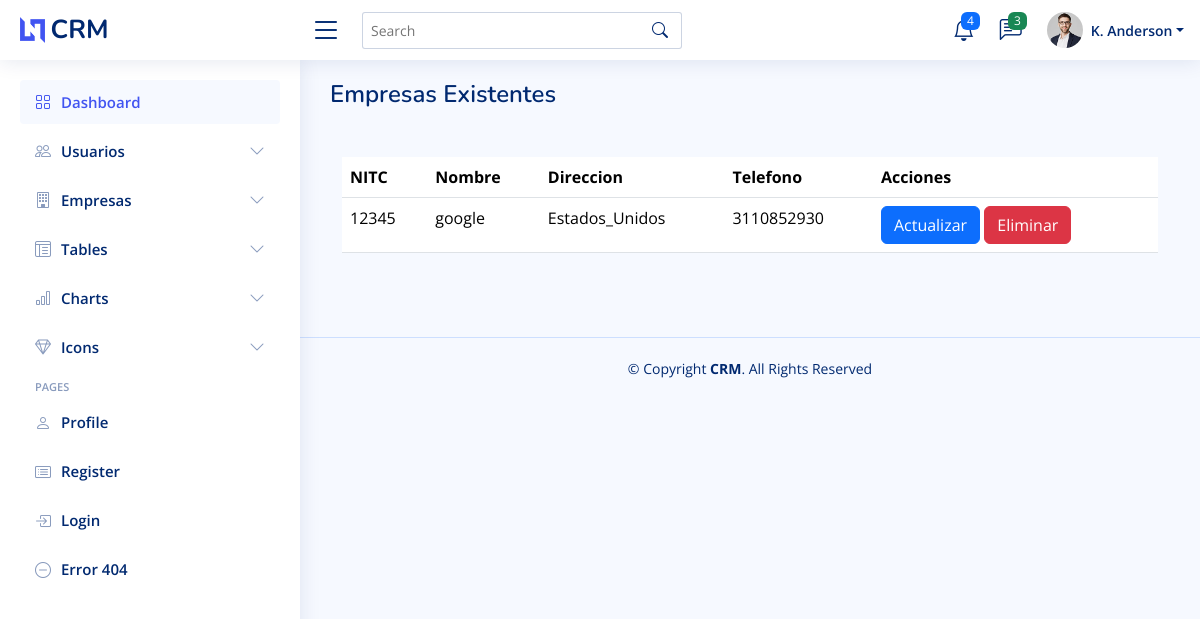
/Admin/Visualizar/Empresa.php, run on the app's committed database.
### tables this page shows
CREATE TABLE `empresa` (
  `nitc` int(10) NOT NULL,
  `nombre` varchar(30) NOT NULL,
  `direccion` varchar(30) NOT NULL,
  `telefono` varchar(12) NOT NULL
);

### Admin/Visualizar/Empresa.php (the view, shortened to what this page needs)
<?php
$database = new Database();
$pdo = $database->conectar();
$selectQuery = $pdo->prepare("SELECT * FROM empresa");
$selectQuery->execute();
$empresas = $selectQuery->fetchAll(PDO::FETCH_ASSOC);
?>
<!DOCTYPE html>
<html lang="en">
<head>
    <link href="https://cdn.jsdelivr.net/npm/bootstrap@5.3.3/dist/css/bootstrap.min.css" rel="stylesheet">
    <link href="../assets/vendor/bootstrap/css/bootstrap.min.css" rel="stylesheet">
    <link href="../assets/vendor/bootstrap-icons/bootstrap-icons.css" rel="stylesheet">
    <link href="../assets/vendor/boxicons/css/boxicons.min.css" rel="stylesheet">
    <link href="../assets/vendor/quill/quill.snow.css" rel="stylesheet">
    <link href="../assets/vendor/quill/quill.bubble.css" rel="stylesheet">
    <link href="../assets/vendor/remixicon/remixicon.css" rel="stylesheet">
    <link href="../assets/vendor/simple-datatables/style.css" rel="stylesheet">
    <link href="../assets/css/style.css" rel="stylesheet">
    <link rel="stylesheet" type="text/css" href="//cdn.datatables.net/2.0.1/css/dataTables.dataTables.min.css">
</head>
<body>
    <header id="header" class="header fixed-top d-flex align-items-center">
        <div class="d-flex align-items-center justify-content-between">
            <a href="../index.php" class="logo d-flex align-items-center">
                <img src="assets/img/logo.png" alt>
                <span class="d-none d-lg-block">CRM</span>
            </a>
            <i class="bi bi-list toggle-sidebar-btn"></i>
        </div>
        <div class="search-bar">
            <form class="search-form d-flex align-items-center" method="POST" action="#">
                <input type="text" name="query" placeholder="Search" title="Enter search keyword">
                <button type="submit" title="Search"><i class="bi bi-search"></i></button>
            </form>
        </div>
        <nav class="header-nav ms-auto">
            <ul class="d-flex align-items-center">
                <li class="nav-item dropdown">
                    <a class="nav-link nav-icon" href="#" data-bs-toggle="dropdown">
                        <i class="bi bi-bell"></i>
                        <span class="badge bg-primary badge-number">4</span>
                    </a>
                </li>
                <li class="nav-item dropdown">
                    <a class="nav-link nav-icon" href="#" data-bs-toggle="dropdown">
                        <i class="bi bi-chat-left-text"></i>
                        <span class="badge bg-success badge-number">3</span>
                    </a>
                </li>
                <li class="nav-item dropdown pe-3">
                    <a class="nav-link nav-profile d-flex align-items-center pe-0" href="#" data-bs-toggle="dropdown">
                        <img src="assets/img/profile-img.jpg" alt="Profile" class="rounded-circle">
                        <span class="d-none d-md-block dropdown-toggle ps-2">K.
                            Anderson</span>
                    </a>
                </li>
            </ul>
        </nav>
    </header>
    <aside id="sidebar" class="sidebar">
        <ul class="sidebar-nav" id="sidebar-nav">
            <li class="nav-item">
                <a class="nav-link " href="../index.php">
                    <i class="bi bi-grid"></i>
                    <span>Dashboard</span>
                </a>
            </li>
            <li class="nav-item">
                <a class="nav-link collapsed" data-bs-target="#components-nav" data-bs-toggle="collapse" href="#">
                    <i class="bi bi-people"></i><span>Usuarios</span><i class="bi bi-chevron-down ms-auto"></i>
                </a>
            </li>
            <li class="nav-item">
                <a class="nav-link collapsed" data-bs-target="#forms-nav" data-bs-toggle="collapse" href="#">
                    <i class="bi bi-building"></i><span>Empresas</span><i class="bi bi-chevron-down ms-auto"></i>
                </a>
            </li>
            <li class="nav-item">
                <a class="nav-link collapsed" data-bs-target="#tables-nav" data-bs-toggle="collapse" href="#">
                    <i class="bi bi-layout-text-window-reverse"></i><span>Tables</span><i class="bi bi-chevron-down ms-auto"></i>
                </a>
            </li>
            <li class="nav-item">
                <a class="nav-link collapsed" data-bs-target="#charts-nav" data-bs-toggle="collapse" href="#">
                    <i class="bi bi-bar-chart"></i><span>Charts</span><i class="bi bi-chevron-down ms-auto"></i>
                </a>
            </li>
            <li class="nav-item">
                <a class="nav-link collapsed" data-bs-target="#icons-nav" data-bs-toggle="collapse" href="#">
                    <i class="bi bi-gem"></i><span>Icons</span><i class="bi bi-chevron-down ms-auto"></i>
                </a>
            </li>
            <li class="nav-heading">Pages</li>
            <li class="nav-item">
                <a class="nav-link collapsed" href="users-profile.html">
                    <i class="bi bi-person"></i>
                    <span>Profile</span>
                </a>
            </li>
            <li class="nav-item">
                <a class="nav-link collapsed" href="pages-register.html">
                    <i class="bi bi-card-list"></i>
                    <span>Register</span>
                </a>
            </li>
            <li class="nav-item">
                <a class="nav-link collapsed" href="pages-login.html">
                    <i class="bi bi-box-arrow-in-right"></i>
                    <span>Login</span>
                </a>
            </li>
            <li class="nav-item">
                <a class="nav-link collapsed" href="pages-error-404.html">
                    <i class="bi bi-dash-circle"></i>
                    <span>Error 404</span>
                </a>
            </li>
        </ul>
    </aside>
    <main id="main" class="main">
        <div class="pagetitle">
            <h1>Empresas Existentes</h1>
        </div>
        <section class="section">
            <div class="container my-5">
                <div class="row">
                    <div class="col-sm-12 col-md-12 col-lg-12 col-xl-12">
                        <table class="table booptrat" id="dataTable">
                            <thead>
                                <tr>
                                    <th>NITC</th>
                                    <th>Nombre</th>
                                    <th>Direccion</th>
                                    <th>Telefono</th>
                                    <th>Acciones</th>
                                </tr>
                            </thead>
                            <tbody>
                                <?php foreach ($empresas as $empresa) { ?>
                                    <tr>
                                        <td>
                                            <?php echo $empresa['nitc']; ?>
                                        </td>
                                        <td>
                                            <?php echo $empresa['nombre']; ?>
                                        </td>
                                        <td>
                                            <?php echo $empresa['direccion']; ?>
                                        </td>
                                        <td>
                                            <?php echo $empresa['telefono']; ?>
                                        </td>
                                        <td>
                                            <a href="../Actualizar/Empresa.php?nitc=<?php echo $empresa['nitc']; ?>" class="btn btn-primary">Actualizar</a>
                                            <a href="?delete_nitc=<?php echo $empresa['nitc']; ?>" onclick="return confirm('Estas Seguro de Eliminar esta Empresa?')" class="btn btn-danger">Eliminar</a>
                                        </td>
                                    </tr>
                                <?php } ?>
                            </tbody>
                        </table>
                    </div>
                </div>
            </div>
        </section>
</body>
</html>
<footer id="footer" class="footer">
    <div class="copyright">
        &copy; Copyright <strong><span>CRM</span></strong>. All Rights
        Reserved
    </div>
</footer>
</body>
</html>

### Admin/assets/css/style.css (style rules this page uses)
:root { scroll-behavior: smooth; }
body { font-family: "Open Sans", sans-serif; background: #f6f9ff; color: #444444; }
a { color: #4154f1; text-decoration: none; }
h1, h2, h3, h4, h5, h6 { font-family: "Nunito", sans-serif; }
#main { margin-top: 60px; padding: 20px 30px; transition: all 0.3s; }
.pagetitle { margin-bottom: 10px; }
.pagetitle h1 { font-size: 24px; margin-bottom: 0; font-weight: 600; color: #012970; }
.logo { line-height: 1; }
@media (min-width: 1200px) { .logo { width: 280px; } }
.logo img { max-height: 26px; margin-right: 6px; }
.logo span { font-size: 26px; font-weight: 700; color: #012970; font-family: "Nunito", sans-serif; }
.header { transition: all 0.5s; z-index: 997; height: 60px; box-shadow: 0px 2px 20px rgba(1, 41, 112, 0.1); background-color: #fff; padding-left: 20px; }
.header .toggle-sidebar-btn { font-size: 32px; padding-left: 10px; cursor: pointer; color: #012970; }
.header .search-bar { min-width: 360px; padding: 0 20px; }
.header .search-form { width: 100%; }
.header .search-form input { border: 0; font-size: 14px; color: #012970; border: 1px solid rgba(1, 41, 112, 0.2); padding: 7px 38px 7px 8px; border-radius: 3px; transition: 0.3s; width: 100%; }
.header .search-form button { border: 0; padding: 0; margin-left: -30px; background: none; }
.header .search-form button i { color: #012970; }
.header-nav ul { list-style: none; }
.header-nav>ul { margin: 0; padding: 0; }
.header-nav .nav-icon { font-size: 22px; color: #012970; margin-right: 25px; position: relative; }
.header-nav .nav-profile { color: #012970; }
.header-nav .nav-profile img { max-height: 36px; }
.header-nav .nav-profile span { font-size: 14px; font-weight: 600; }
.header-nav .badge-number { position: absolute; inset: -2px -5px auto auto; font-weight: normal; font-size: 12px; padding: 3px 6px; }
.sidebar { position: fixed; top: 60px; left: 0; bottom: 0; width: 300px; z-index: 996; transition: all 0.3s; padding: 20px; overflow-y: auto; scrollbar-width: thin; scrollbar-color: #aab7cf transparent; box-shadow: 0px 0px 20px rgba(1, 41, 112, 0.1); background-color: #fff; }
@media (min-width: 1200px) { #main, #footer { margin-left: 300px; } }
.sidebar-nav { padding: 0; margin: 0; list-style: none; }
.sidebar-nav li { padding: 0; margin: 0; list-style: none; }
.sidebar-nav .nav-item { margin-bottom: 5px; }
.sidebar-nav .nav-heading { font-size: 11px; text-transform: uppercase; color: #899bbd; font-weight: 600; margin: 10px 0 5px 15px; }
.sidebar-nav .nav-link { display: flex; align-items: center; font-size: 15px; font-weight: 600; color: #4154f1; transition: 0.3; background: #f6f9ff; padding: 10px 15px; border-radius: 4px; }
.sidebar-nav .nav-link i { font-size: 16px; margin-right: 10px; color: #4154f1; }
.sidebar-nav .nav-link.collapsed { color: #012970; background: #fff; }
.sidebar-nav .nav-link.collapsed i { color: #899bbd; }
.sidebar-nav .nav-link .bi-chevron-down { margin-right: 0; transition: transform 0.2s ease-in-out; }
.footer { padding: 20px 0; font-size: 14px; transition: all 0.3s; border-top: 1px solid #cddfff; }
.footer .copyright { text-align: center; color: #012970; }

### data on the page
empresa: nitc "12345", nombre "google", direccion "Estados_Unidos", telefono "3110852930"
